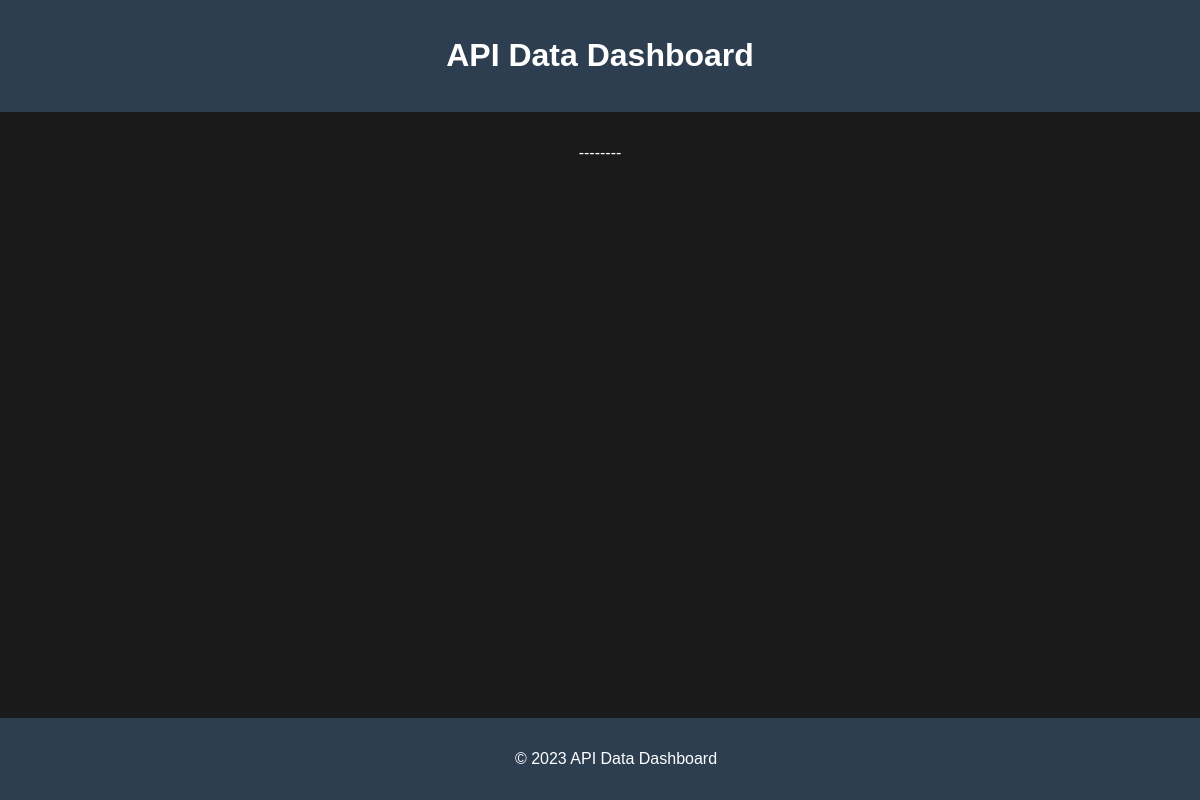
Page /27 (signed in) on the earlier database version.
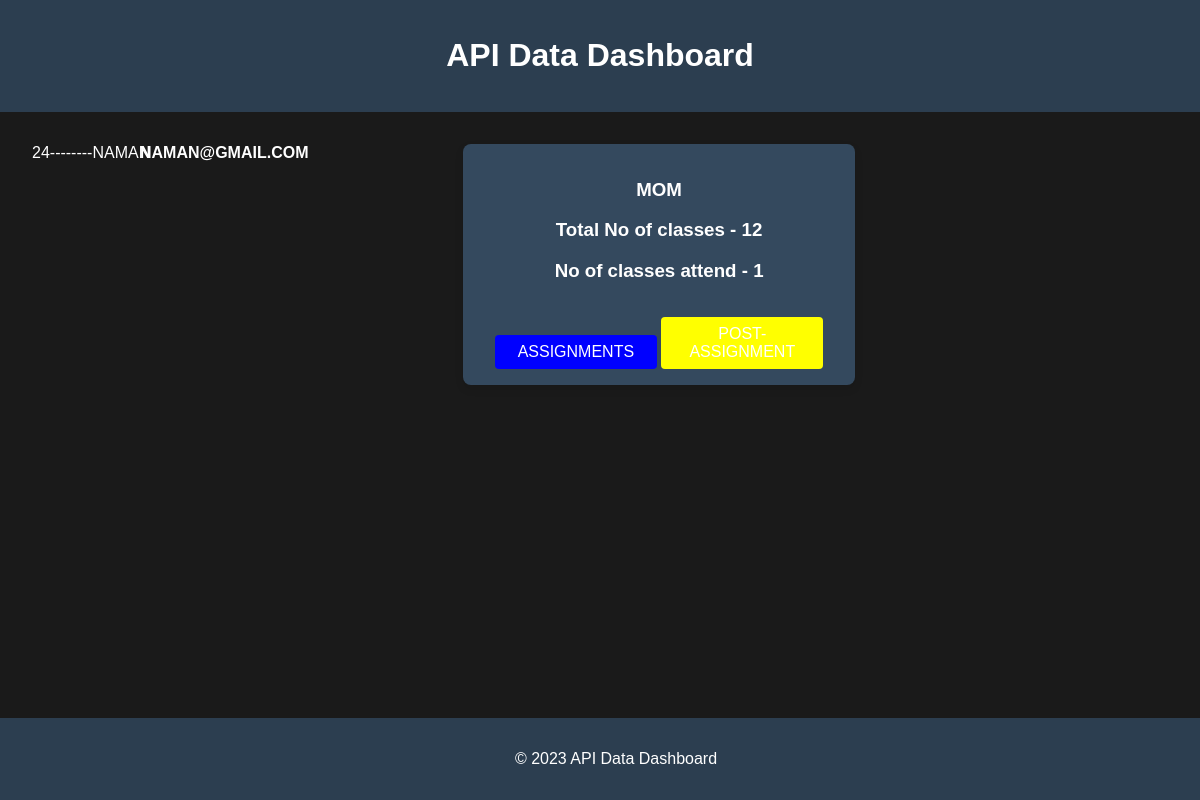
Same page on the later database version.
### api/models.py (models this page shows, shortened)
class Student(models.Model):
      name = models.ForeignKey(User , on_delete=models.CASCADE  ,null = True , blank = True)
      attendance_status = models.CharField(max_length=7)
      subjects = models.ManyToManyField(Subject)

class Attendance(models.Model):
      subject = models.ForeignKey(Subject , on_delete= models.CASCADE)
      student = models.ForeignKey(Student , on_delete= models.CASCADE , null = True)
      no_of_classes_attended = models.IntegerField(default = 0)

class Subject(models.Model):
      name = models.CharField(max_length=20)
      No_of_classes = models.IntegerField(default = 0 )
      no_of_required_classes = models.IntegerField(default = 0)

### user_accounts/views.py (the view)
# urls.py: path("<pk>", student_data , name="student-data"),
def student_data(request,pk):
        student = Student.objects.filter(id = pk).first()
        data = Attendance.objects.filter(student = student)
        staff = staff_data.objects.filter(name = request.user)
        context = {
                "obj":staff,
                "stu":student,
                "data":data
        }
        return render(request , "CRUD.html" , context)

### TEMPLATES/CRUD.html (shortened to what this page needs)
<!DOCTYPE html>
<html lang="en">
<head>
</head>
<body>
  <header>
    <h1>API Data Dashboard</h1>
  </header>
  <section>
    <div class="card1">
   <div class ="abc">{{stu.name.id}}--------{{stu.name.username}}</div>
 {% for i in data %}
   <h4 class = 'abcd'>{{stu.name.email}}</h4>
  </div>
  <div class="card">
    <h3>{{i.subject.name}}</h3>
    <h3>Total No of classes - {{i.subject.No_of_classes}}</h3>
    <h3>No of classes attend - {{i.no_of_classes_attended}}</h3>
    <a href = "{% url "assignment"  %}?stu={{stu.name.username}}&sub={{i.subject.name}}"><button type = "submit"  class="button-blue">ASSIGNMENTS</button></a>
    <a href = "{% url "post-assignment" %}?stu={{stu.name.username}}&sub={{i.subject.name}}"><button type = "submit" class = "button-yellow">POST-ASSIGNMENT</button></a>
</div>
 {% endfor %}
  </section>
  <footer>
    <p>&copy; 2023 API Data Dashboard</p>
  </footer>
</body>
</html>

Differences in the rows shown:
added Student: name.id "24", name.username "NAMAN", name.email "NAMAN@GMAIL.COM"
added Attendance: subject.name "MOM", subject.No_of_classes "12", no_of_classes_attended "1"
